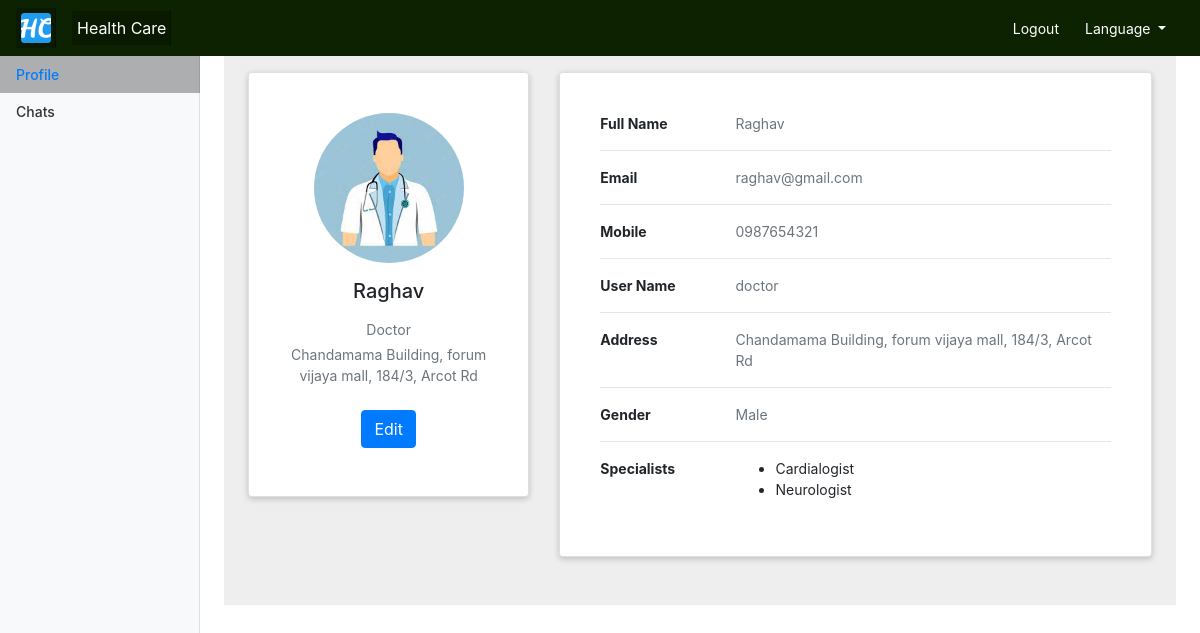
Screenshot of /doctor/profile/ (signed in) with the database file from the repository.
### userlogin/models.py (models this page shows, shortened)
class Doctor(models.Model):
    user = models.OneToOneField(User, on_delete=models.CASCADE, related_name='doctor')
    name = models.CharField(max_length=100)
    email = models.EmailField()
    phone_number = models.CharField(max_length=20)
    address = models.TextField()
    gender = models.CharField(max_length=1, choices=[("m", "Male"),("f", "Female"), ("o", "Other")])
    specialists = models.ManyToManyField(Specialist)

class Specialist(models.Model):
    name = models.CharField(max_length=100)
    image = models.ImageField(upload_to="specialists")

### doctor/views.py (the view)
# urls.py: path("profile/", views.profile, name='doctor_profile'),
@login_required(login_url='login')
@user_passes_test(is_doctor, login_url='login')
def profile(request):
    doctor = Doctor.objects.get(user=request.user)
    return render(request, "doctor/profile.html", {"doctor":doctor, "disp":"profile"})

### doctor/views.py (called while the page is built)
def is_doctor(user):
    return hasattr(user, 'doctor')

### templates/doctor/profile.html (shortened to what this page needs)
{% extends 'base.html' %}
{% load i18n %}
{% block content %}
<section class="w-100 p-4" style="background-color: #eee; border-radius: .5rem .5rem 0 0;">
    <div class="row">
      <div class="col-lg-4">
        <div class="card mb-4">
          <div class="card-body text-center">
            <img alt="avatar" class="rounded-circle img-fluid" style="width: 150px;">
            <h5 class="my-3">{{ doctor.name }}</h5>
            <p class="text-muted mb-1">{% trans "Doctor" %}</p>
            <p class="text-muted mb-4">{{doctor.address}}</p>
            <div class="d-flex justify-content-center mb-2">
              <a type="button" class="btn btn-primary" href="{% url 'edit_doctor_profile' %}">Edit</a>
            </div>
          </div>
        </div>
      </div>
      <div class="col-lg-8">
        <div class="card mb-4">
          <div class="card-body">
            <div class="row">
              <div class="col-sm-3">
                <p class="mb-0"><b>{% trans "Full Name"%}</b></p>
              </div>
              <div class="col-sm-9">
                <p class="text-muted mb-0">{{doctor.name}}</p>
              </div>
            </div>
            <hr>
            <div class="row">
              <div class="col-sm-3">
                <p class="mb-0"><b>{% trans "Email"%}</b></p>
              </div>
              <div class="col-sm-9">
                <p class="text-muted mb-0">{{doctor.email}}</p>
              </div>
            </div>
            <hr>
            <div class="row">
              <div class="col-sm-3">
                <p class="mb-0"><b>{% trans "Mobile"%}</b></p>
              </div>
              <div class="col-sm-9">
                <p class="text-muted mb-0">{{doctor.phone_number}}</p>
              </div>
            </div>
            <hr>
            <div class="row">
              <div class="col-sm-3">
                <p class="mb-0"><b>{% trans "User Name"%}</b></p>
              </div>
              <div class="col-sm-9">
                <p class="text-muted mb-0">{{doctor.user.username}}</p>
              </div>
            </div>
            <hr>
            <div class="row">
              <div class="col-sm-3">
                <p class="mb-0"><b>{% trans "Address"%}</b></p>
              </div>
              <div class="col-sm-9">
                <p class="text-muted mb-0">{{doctor.address}}</p>
              </div>
            </div>
            <hr>
            <div class="row">
              <div class="col-sm-3">
                <p class="mb-0"><b>{% trans "Gender"%}</b></p>
              </div>
              <div class="col-sm-9">
                <p class="text-muted mb-0">{{doctor.get_gender_display}}</p>
              </div>
            </div>
            <hr>
            <div class="row">
              <div class="col-sm-3">
                <p class="mb-0"><b>{% trans "Specialists"%}</b></p>
              </div>
              <div class="col-sm-9">
                <ul>
                    {% for specialist in doctor.specialists.all %}
                        <li>{{ specialist.name }}</li>
                    {% endfor %}
                    </ul>
              </div>
            </div>
          </div>
        </div>
      </div>
    </div>
  </section>
  {% endblock %}

### static/css/style.css (style rules this page uses)
.row:after { content: ""; display: table; clear: both; }
.card { background-color: #f8f8f8; border: 1px solid #ccc; border-radius: 5px; padding: 10px; margin-bottom: 20px; }
body { font-family: Arial, sans-serif; background-size: cover; background-position: center center; background-repeat: no-repeat; background-attachment: fixed; }
.card { background-color: #fff; border-radius: 5px; padding: 20px; margin-bottom: 20px; box-shadow: 0 2px 6px rgba(0, 0, 0, 0.2); }

### static/css/dashboard.css (style rules this page uses)
body { font-size: 0.875rem; }

### rows the page displays
Doctor: name "Raghav", address "Chandamama Building, forum vijaya mall, 184/3, Arcot Rd", email "raghav@gmail.com", phone_number "0987654321", user.username "doctor", gender "Male"
Specialist: name "Cardialogist"
Specialist: name "Neurologist"
